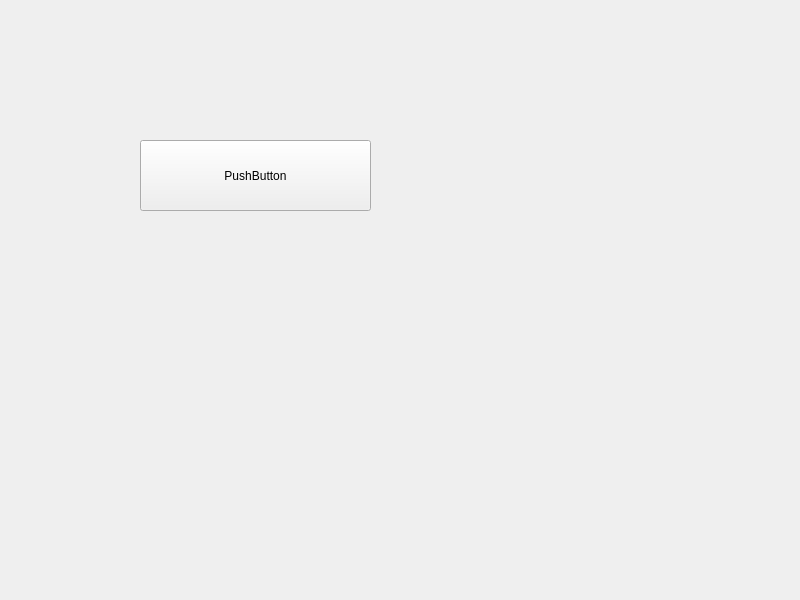
<?xml version="1.0" encoding="UTF-8"?>
<ui version="4.0">
 <class>Widget</class>
 <widget class="QWidget" name="Widget">
  <property name="geometry">
   <rect>
    <x>0</x>
    <y>0</y>
    <width>800</width>
    <height>600</height>
   </rect>
  </property>
  <property name="windowTitle">
   <string>Widget</string>
  </property>
  <widget class="QPushButton" name="pushButton">
   <property name="geometry">
    <rect>
     <x>140</x>
     <y>140</y>
     <width>231</width>
     <height>71</height>
    </rect>
   </property>
   <property name="styleSheet">
    <string notr="true"/>
   </property>
   <property name="text">
    <string>PushButton</string>
   </property>
  </widget>
 </widget>
 <resources/>
 <connections/>
</ui>
